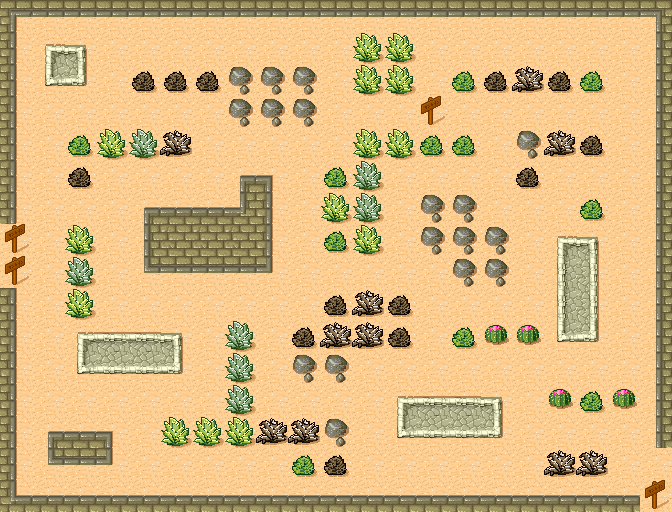

Rendered tile map (Tiled .tmx) drawn with the repository's tilesets; below, a short description and the full map source, tile grids included:
An orthogonal 21x16 tile map with 32x32 px tiles, 5 tile layers (Collision, Path, Enemy Spawn, Player End, ...).

<map version="1.10" tiledversion="1.10.2" orientation="orthogonal" renderorder="right-up" width="21" height="16" tilewidth="32" tileheight="32" infinite="0" nextlayerid="9" nextobjectid="1">
 <tileset firstgid="1" source="tmw_desert_spacing.tsx" />
 <layer id="2" name="Collision" width="21" height="16">
  <data encoding="csv">
20,18,18,18,18,18,18,18,18,18,18,18,18,18,18,18,18,18,18,18,21,
11,25,27,0,0,0,0,0,0,0,0,40,40,0,0,0,0,0,0,0,9,
11,41,43,0,47,47,47,32,32,32,0,40,40,0,48,47,39,47,48,0,9,
11,0,0,0,0,0,0,32,32,32,0,0,0,0,0,0,0,0,0,0,9,
11,0,48,40,38,39,0,0,0,0,0,40,40,48,48,0,32,39,47,0,9,
11,0,47,0,0,0,0,1,3,0,48,38,0,0,0,0,47,0,0,0,9,
11,0,0,0,1,2,2,29,11,0,40,38,0,32,32,0,0,0,48,0,9,
46,0,40,0,9,10,10,10,11,0,48,40,0,32,32,32,0,25,27,0,9,
0,0,38,0,17,18,18,18,19,0,0,0,0,0,32,32,0,33,35,0,9,
11,0,40,0,0,0,0,0,0,0,47,39,47,0,0,0,0,33,35,0,9,
11,0,25,26,26,27,0,38,0,47,39,39,47,0,48,31,31,41,43,0,9,
11,0,41,42,42,43,0,38,0,32,32,0,0,0,0,0,0,0,0,0,9,
11,0,0,0,0,0,0,38,0,0,0,0,25,26,26,27,0,31,48,31,9,
11,1,2,3,0,40,40,40,39,39,32,0,41,42,42,43,0,0,0,0,9,
11,17,18,19,0,0,0,0,0,48,47,0,0,0,0,0,0,39,39,46,0,
28,2,2,2,2,2,2,2,2,2,2,2,2,2,2,2,2,2,2,2,29
</data>
 </layer>
 <layer id="1" name="Path" width="21" height="16">
  <data encoding="csv">
0,0,0,0,0,0,0,0,0,0,0,0,0,0,0,0,0,0,0,0,0,
0,0,0,30,30,30,30,30,30,30,30,0,0,30,30,30,30,30,30,30,0,
0,0,0,30,0,0,0,0,0,0,30,0,0,30,0,0,0,0,0,30,0,
0,30,30,30,30,30,30,0,0,0,30,30,30,30,30,30,30,30,30,30,0,
0,30,0,0,0,0,30,30,30,30,30,0,0,0,0,30,0,0,0,30,0,
0,30,0,30,30,30,30,0,0,30,0,0,30,30,30,30,0,30,30,30,0,
0,30,30,30,0,0,0,0,0,30,0,0,30,0,0,30,30,30,0,30,0,
0,30,0,30,0,0,0,0,0,30,0,0,30,0,0,0,30,0,0,30,0,
15,30,0,30,0,0,0,0,0,30,30,30,30,30,0,0,30,0,0,30,0,
0,30,0,30,30,30,30,30,30,30,0,0,0,30,30,30,30,0,0,30,0,
0,30,0,0,0,0,30,0,30,0,0,0,0,30,0,0,0,0,0,30,0,
0,30,0,0,0,0,30,0,30,0,0,30,30,30,30,30,30,30,30,30,0,
0,30,30,30,30,30,30,0,30,30,30,30,0,0,0,0,30,0,0,0,0,
0,0,0,0,30,0,0,0,0,0,0,30,0,0,0,0,30,30,30,30,0,
0,0,0,0,30,30,30,30,30,0,0,30,30,30,30,30,30,0,0,30,30,
0,0,0,0,0,0,0,0,0,0,0,0,0,0,0,0,0,0,0,0,15
</data>
 </layer>
 <layer id="8" name="Enemy Spawn" width="21" height="16">
  <data encoding="csv">
0,0,0,0,0,0,0,0,0,0,0,0,0,0,0,0,0,0,0,0,0,
0,0,0,0,0,0,0,0,0,0,0,0,0,0,0,0,0,0,0,0,0,
0,0,0,0,0,0,0,0,0,0,0,0,0,0,0,0,0,0,0,0,0,
0,0,0,0,0,0,0,0,0,0,0,0,0,46,0,0,0,0,0,0,0,
0,0,0,0,0,0,0,0,0,0,0,0,0,0,0,0,0,0,0,0,0,
0,0,0,0,0,0,0,0,0,0,0,0,0,0,0,0,0,0,0,0,0,
0,0,0,0,0,0,0,0,0,0,0,0,0,0,0,0,0,0,0,0,0,
0,0,0,0,0,0,0,0,0,0,0,0,0,0,0,0,0,0,0,0,0,
0,0,0,0,0,0,0,0,0,0,0,0,0,0,0,0,0,0,0,0,0,
0,0,0,0,0,0,0,0,0,0,0,0,0,0,0,0,0,0,0,0,0,
0,0,0,0,0,0,0,0,0,0,0,0,0,0,0,0,0,0,0,0,0,
0,0,0,0,0,0,0,0,0,0,0,0,0,0,0,0,0,0,0,0,0,
0,0,0,0,0,0,0,0,0,0,0,0,0,0,0,0,0,0,0,0,0,
0,0,0,0,0,0,0,0,0,0,0,0,0,0,0,0,0,0,0,0,0,
0,0,0,0,0,0,0,0,0,0,0,0,0,0,0,0,0,0,0,0,0,
0,0,0,0,0,0,0,0,0,0,0,0,0,0,0,0,0,0,0,0,0
</data>
 </layer>
 <layer id="5" name="Player End" width="21" height="16" locked="1">
  <data encoding="csv">
0,0,0,0,0,0,0,0,0,0,0,0,0,0,0,0,0,0,0,0,0,
0,0,0,0,0,0,0,0,0,0,0,0,0,0,0,0,0,0,0,0,0,
0,0,0,0,0,0,0,0,0,0,0,0,0,0,0,0,0,0,0,0,0,
0,0,0,0,0,0,0,0,0,0,0,0,0,0,0,0,0,0,0,0,0,
0,0,0,0,0,0,0,0,0,0,0,0,0,0,0,0,0,0,0,0,0,
0,0,0,0,0,0,0,0,0,0,0,0,0,0,0,0,0,0,0,0,0,
0,0,0,0,0,0,0,0,0,0,0,0,0,0,0,0,0,0,0,0,0,
0,0,0,0,0,0,0,0,0,0,0,0,0,0,0,0,0,0,0,0,0,
0,0,0,0,0,0,0,0,0,0,0,0,0,0,0,0,0,0,0,0,0,
0,0,0,0,0,0,0,0,0,0,0,0,0,0,0,0,0,0,0,0,0,
0,0,0,0,0,0,0,0,0,0,0,0,0,0,0,0,0,0,0,0,0,
0,0,0,0,0,0,0,0,0,0,0,0,0,0,0,0,0,0,0,0,0,
0,0,0,0,0,0,0,0,0,0,0,0,0,0,0,0,0,0,0,0,0,
0,0,0,0,0,0,0,0,0,0,0,0,0,0,0,0,0,0,0,0,0,
0,0,0,0,0,0,0,0,0,0,0,0,0,0,0,0,0,0,0,0,0,
0,0,0,0,0,0,0,0,0,0,0,0,0,0,0,0,0,0,0,0,46
</data>
 </layer>
 <layer id="4" name="Player" width="21" height="16" locked="1">
  <data encoding="csv">
0,0,0,0,0,0,0,0,0,0,0,0,0,0,0,0,0,0,0,0,0,
0,0,0,0,0,0,0,0,0,0,0,0,0,0,0,0,0,0,0,0,0,
0,0,0,0,0,0,0,0,0,0,0,0,0,0,0,0,0,0,0,0,0,
0,0,0,0,0,0,0,0,0,0,0,0,0,0,0,0,0,0,0,0,0,
0,0,0,0,0,0,0,0,0,0,0,0,0,0,0,0,0,0,0,0,0,
0,0,0,0,0,0,0,0,0,0,0,0,0,0,0,0,0,0,0,0,0,
0,0,0,0,0,0,0,0,0,0,0,0,0,0,0,0,0,0,0,0,0,
0,0,0,0,0,0,0,0,0,0,0,0,0,0,0,0,0,0,0,0,0,
46,0,0,0,0,0,0,0,0,0,0,0,0,0,0,0,0,0,0,0,0,
0,0,0,0,0,0,0,0,0,0,0,0,0,0,0,0,0,0,0,0,0,
0,0,0,0,0,0,0,0,0,0,0,0,0,0,0,0,0,0,0,0,0,
0,0,0,0,0,0,0,0,0,0,0,0,0,0,0,0,0,0,0,0,0,
0,0,0,0,0,0,0,0,0,0,0,0,0,0,0,0,0,0,0,0,0,
0,0,0,0,0,0,0,0,0,0,0,0,0,0,0,0,0,0,0,0,0,
0,0,0,0,0,0,0,0,0,0,0,0,0,0,0,0,0,0,0,0,0,
0,0,0,0,0,0,0,0,0,0,0,0,0,0,0,0,0,0,0,0,0
</data>
 </layer>
</map>
